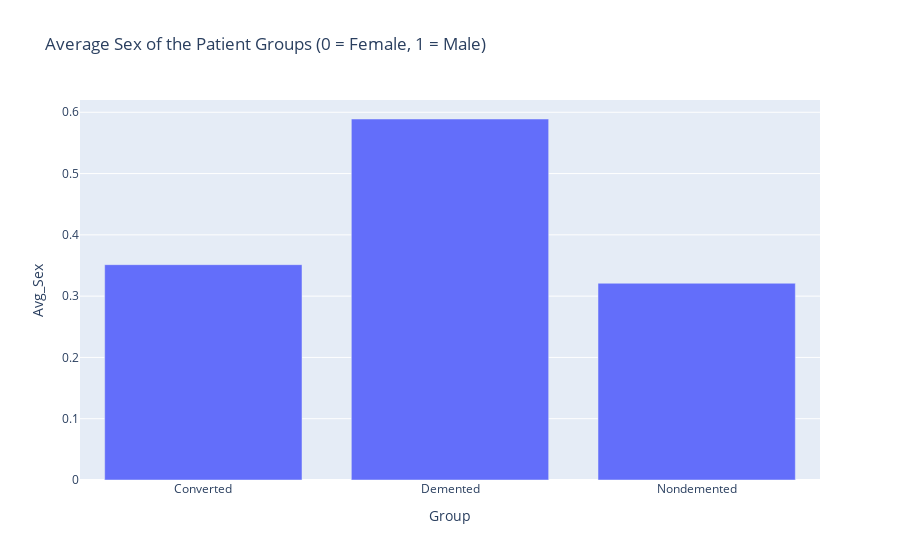

Notebook code for this chart:
### Code cell
# Bargraph of sex vs group 
Avg_Sex = pd.read_sql('select avg("M/F") as "Avg_Sex", "Group" from Data_Wrangled group by "Group"', conn)
Sex_v_Group_BarGraph = px.bar(Avg_Sex, x = 'Group', y='Avg_Sex', title = 'Average Sex of the Patient Groups (0 = Female, 1 = Male)')
Sex_v_Group_BarGraph.show()

### Figure 1 — Plotly figure (JSON) as saved in the notebook; plotly's stock layout.template omitted (floating-point values rounded to 4 significant figures)
{"data": [{"alignmentgroup": "True", "hovertemplate": "Group=%{x}<br>Avg_Sex=%{y}<extra></extra>", "legendgroup": "", "marker": {"color": "#636efa", "pattern": {"shape": ""}}, "name": "", "offsetgroup": "", "orientation": "v", "showlegend": false, "textposition": "auto", "type": "bar", "x": ["Converted", "Demented", "Nondemented"], "xaxis": "x", "y": [0.3514, 0.589, 0.3211], "yaxis": "y"}], "layout": {"barmode": "relative", "legend": {"tracegroupgap": 0}, "title": {"text": "Average Sex of the Patient Groups (0 = Female, 1 = Male)"}, "xaxis": {"anchor": "y", "domain": [0, 1], "title": {"text": "Group"}}, "yaxis": {"anchor": "x", "domain": [0, 1], "title": {"text": "Avg_Sex"}}}}
